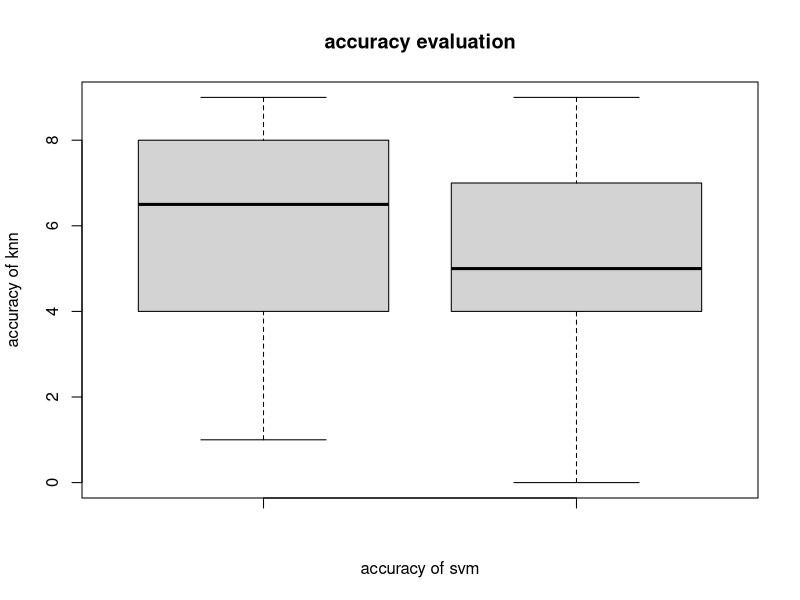

Reproduce this figure in R.
v1<-c(1,4,7,8,9,6)
v2<-c(6,7,9,4,4,0)
png(file="boxplot.jpg")
boxplot(v1,v2,xlab="accuracy of svm",ylab="accuracy of knn",main="accuracy evaluation")
dev.off()